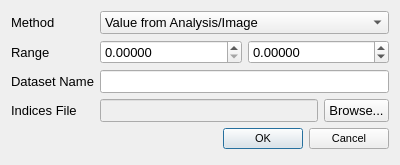
<?xml version="1.0" encoding="UTF-8"?>
<ui version="4.0">
 <class>DataExtractorDialog</class>
 <widget class="QDialog" name="DataExtractorDialog">
  <property name="geometry">
   <rect>
    <x>0</x>
    <y>0</y>
    <width>400</width>
    <height>165</height>
   </rect>
  </property>
  <property name="font">
   <font>
    <pointsize>10</pointsize>
   </font>
  </property>
  <property name="windowTitle">
   <string>New Dataset from Image</string>
  </property>
  <layout class="QFormLayout" name="formLayout">
   <item row="1" column="0">
    <widget class="QLabel" name="label_2">
     <property name="text">
      <string>Range</string>
     </property>
    </widget>
   </item>
   <item row="1" column="1">
    <layout class="QHBoxLayout" name="horizontalLayout_2">
     <item>
      <widget class="QDoubleSpinBox" name="lowerDoubleSpinBox">
       <property name="decimals">
        <number>5</number>
       </property>
       <property name="maximum">
        <double>1000000000.000000000000000</double>
       </property>
      </widget>
     </item>
     <item>
      <widget class="QDoubleSpinBox" name="upperDoubleSpinBox">
       <property name="decimals">
        <number>5</number>
       </property>
       <property name="minimum">
        <double>-1000000000.000000000000000</double>
       </property>
       <property name="maximum">
        <double>1000000000.000000000000000</double>
       </property>
      </widget>
     </item>
    </layout>
   </item>
   <item row="3" column="0">
    <widget class="QLabel" name="label">
     <property name="text">
      <string>Dataset Name</string>
     </property>
    </widget>
   </item>
   <item row="3" column="1">
    <widget class="QLineEdit" name="nameLineEdit"/>
   </item>
   <item row="5" column="1">
    <widget class="QDialogButtonBox" name="buttonBox">
     <property name="font">
      <font>
       <pointsize>8</pointsize>
      </font>
     </property>
     <property name="orientation">
      <enum>Qt::Horizontal</enum>
     </property>
     <property name="standardButtons">
      <set>QDialogButtonBox::Cancel|QDialogButtonBox::Ok</set>
     </property>
    </widget>
   </item>
   <item row="4" column="1">
    <layout class="QHBoxLayout" name="horizontalLayout_3">
     <item>
      <widget class="QLineEdit" name="filenameLineEdit">
       <property name="enabled">
        <bool>false</bool>
       </property>
      </widget>
     </item>
     <item>
      <widget class="QPushButton" name="browsePushButton">
       <property name="minimumSize">
        <size>
         <width>65</width>
         <height>0</height>
        </size>
       </property>
       <property name="maximumSize">
        <size>
         <width>65</width>
         <height>16777215</height>
        </size>
       </property>
       <property name="text">
        <string>Browse...</string>
       </property>
      </widget>
     </item>
    </layout>
   </item>
   <item row="4" column="0">
    <widget class="QLabel" name="label_3">
     <property name="text">
      <string>Indices File</string>
     </property>
    </widget>
   </item>
   <item row="0" column="0">
    <widget class="QLabel" name="label_4">
     <property name="text">
      <string>Method</string>
     </property>
    </widget>
   </item>
   <item row="0" column="1">
    <widget class="QComboBox" name="methodComboBox">
     <item>
      <property name="text">
       <string>Value from Analysis/Image</string>
      </property>
     </item>
     <item>
      <property name="text">
       <string>Index File</string>
      </property>
     </item>
    </widget>
   </item>
  </layout>
 </widget>
 <resources/>
 <connections>
  <connection>
   <sender>buttonBox</sender>
   <signal>accepted()</signal>
   <receiver>DataExtractorDialog</receiver>
   <slot>accept()</slot>
   <hints>
    <hint type="sourcelabel">
     <x>248</x>
     <y>254</y>
    </hint>
    <hint type="destinationlabel">
     <x>157</x>
     <y>274</y>
    </hint>
   </hints>
  </connection>
  <connection>
   <sender>buttonBox</sender>
   <signal>rejected()</signal>
   <receiver>DataExtractorDialog</receiver>
   <slot>reject()</slot>
   <hints>
    <hint type="sourcelabel">
     <x>316</x>
     <y>260</y>
    </hint>
    <hint type="destinationlabel">
     <x>286</x>
     <y>274</y>
    </hint>
   </hints>
  </connection>
 </connections>
</ui>
